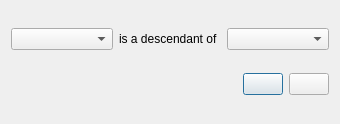
<?xml version="1.0" encoding="UTF-8"?>
<ui version="4.0">
 <class>ancestorDialog</class>
 <widget class="QDialog" name="ancestorDialog">
  <property name="geometry">
   <rect>
    <x>0</x>
    <y>0</y>
    <width>340</width>
    <height>124</height>
   </rect>
  </property>
  <property name="windowTitle">
   <string>Dialog</string>
  </property>
  <layout class="QHBoxLayout" name="horizontalLayout_3">
   <item>
    <layout class="QVBoxLayout" name="verticalLayout">
     <item>
      <layout class="QHBoxLayout" name="horizontalLayout">
       <item>
        <widget class="QComboBox" name="comboBox_descendant">
         <property name="sizeAdjustPolicy">
          <enum>QComboBox::AdjustToContents</enum>
         </property>
        </widget>
       </item>
       <item>
        <widget class="QLabel" name="label_descendant">
         <property name="text">
          <string>is a descendant of</string>
         </property>
        </widget>
       </item>
       <item>
        <widget class="QComboBox" name="comboBox_ancestor">
         <property name="sizeAdjustPolicy">
          <enum>QComboBox::AdjustToContents</enum>
         </property>
        </widget>
       </item>
      </layout>
     </item>
     <item>
      <layout class="QHBoxLayout" name="horizontalLayout_2">
       <item>
        <spacer name="horizontalSpacer_3">
         <property name="orientation">
          <enum>Qt::Horizontal</enum>
         </property>
         <property name="sizeHint" stdset="0">
          <size>
           <width>40</width>
           <height>20</height>
          </size>
         </property>
        </spacer>
       </item>
       <item>
        <widget class="QPushButton" name="pushButton_apply">
         <property name="toolTip">
          <string>Save changes</string>
         </property>
         <property name="text">
          <string/>
         </property>
         <property name="icon">
          <iconset resource="../resources.qrc">
           <normaloff>:/images/filesave.svg</normaloff>:/images/filesave.svg</iconset>
         </property>
        </widget>
       </item>
       <item>
        <widget class="QPushButton" name="pushButton_close">
         <property name="toolTip">
          <string>Discard and close</string>
         </property>
         <property name="text">
          <string/>
         </property>
         <property name="icon">
          <iconset resource="../resources.qrc">
           <normaloff>:/images/cancel.svg</normaloff>:/images/cancel.svg</iconset>
         </property>
        </widget>
       </item>
      </layout>
     </item>
    </layout>
   </item>
  </layout>
 </widget>
 <resources>
  <include location="../resources.qrc"/>
 </resources>
 <connections/>
</ui>
